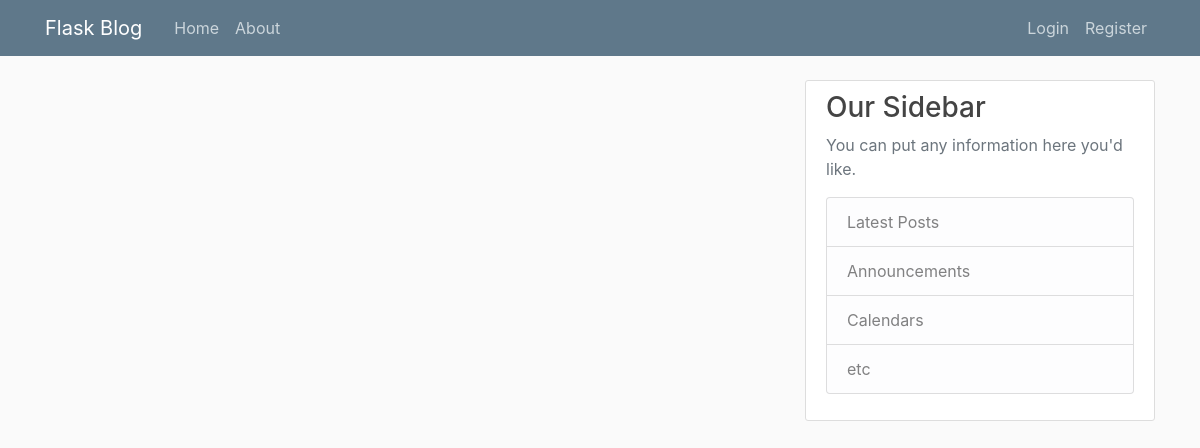
Page /home on the earlier database version.
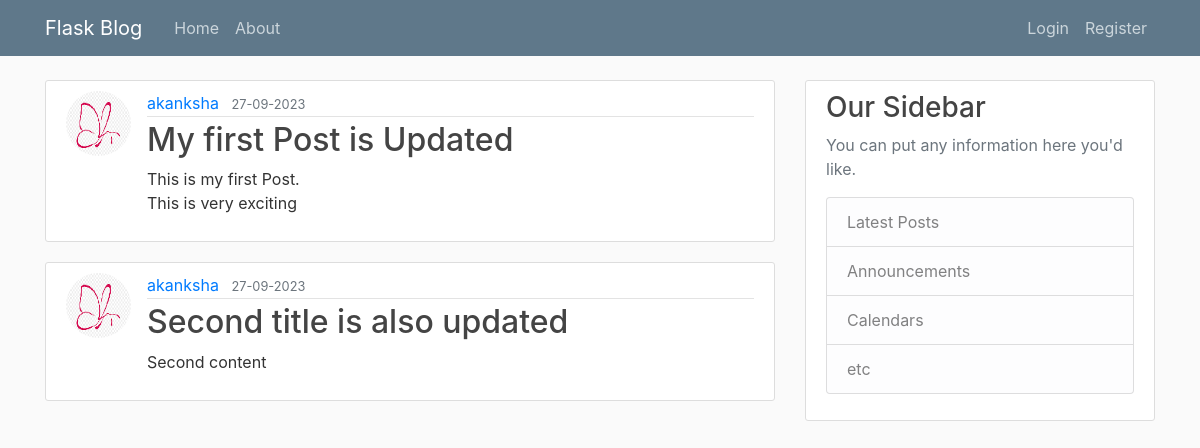
Same page on the later database version.
### appp/models.py (models this page shows, shortened)
class Post(db.Model):
    id = db.Column(db.Integer, primary_key= True)
    title = db.Column(db.String(150), nullable=False)
    date_posted= db.Column(db.DateTime, nullable=False, default = datetime.utcnow )
    content = db.Column(db.Text, nullable=False)
    user_id = db.Column(db.Integer , db.ForeignKey('user.id'),nullable=False)

class User(db.Model, UserMixin):
    id = db.Column(db.Integer, primary_key= True)
    username = db.Column(db.String(20), unique=True, nullable=False)
    email = db.Column(db.String(120), unique=True, nullable=False)
    image_file = db.Column(db.String(20), nullable=False, default="default.jpg")
    password= db.Column(db.String(60), nullable=False)
    posts = db.relationship('Post', backref="author" , lazy= True)

### appp/routes.py (the view)
@app.route("/")
@app.route("/home")
def home():
    posts = Post.query.all()
    return render_template("home.html", posts=posts)

### appp/templates/home.html
{% extends 'layout.html' %}
{% block content %}
    {% for post in posts %}
    <article class="media content-section">
      <img class = "rounded-circle article-img" src="{{url_for('static' , filename = 'profile_pics/' + post.author.image_file)}}" alt="">
        <div class="media-body">
          <div class="article-metadata">
            <a class="mr-2" href="#">{{ post.author.username }}</a>
            <small class="text-muted">{{ post.date_posted.strftime('%d-%m-%Y') }}</small>
          </div>
          <h2><a class="article-title" href="{{url_for('post', post_id = post.id)}}">{{ post.title }}</a></h2>
          <p class="article-content">{{ post.content }}</p>
        </div>
      </article>
    {% endfor %}
{% endblock content %}

### appp/templates/layout.html (shortened to what this page needs)
<!DOCTYPE html>
<html lang="en">
<head>
  <link rel="stylesheet" href="https://cdn.jsdelivr.net/npm/bootstrap@4.3.1/dist/css/bootstrap.min.css"
>
  <link rel="stylesheet" type="text/css" href="{{url_for('static', filename ='main.css')}}">
</head>
<body>
  <header class="site-header">
    <nav class="navbar navbar-expand-md navbar-dark bg-steel fixed-top">
      <div class="container">
        <a class="navbar-brand mr-4" href="/">Flask Blog</a>
        <div class="collapse navbar-collapse" id="navbarToggle">
          <div class="navbar-nav mr-auto">
            <a class="nav-item nav-link" href="{{url_for('home')}}">Home</a>
            <a class="nav-item nav-link" href="{{url_for('about')}}">About</a>
          </div>
          <div class="navbar-nav">
            {% if current_user.is_authenticated %}
            <a class="nav-item nav-link" href="{{url_for('new_post')}}">New Post</a>
            <a class="nav-item nav-link" href="{{url_for('logout')}}">Logout</a>
            <a class="nav-item nav-link" href="{{url_for('account')}}">Account</a>
            {% else %}
            <a class="nav-item nav-link" href="{{url_for('login')}}">Login</a>
            <a class="nav-item nav-link" href="{{url_for('register')}}">Register</a>
            {% endif %}
          </div>
        </div>
      </div>
    </nav>
  </header>
  <main role="main" class="container">
    <div class="row">
      <div class="col-md-8">
        {% block content %}{% endblock %}
      </div>
      <div class="col-md-4">
        <div class="content-section">
          <h3>Our Sidebar</h3>
          <p class='text-muted'>You can put any information here you'd like.
          <ul class="list-group">
            <li class="list-group-item list-group-item-light">Latest Posts</li>
            <li class="list-group-item list-group-item-light">Announcements</li>
            <li class="list-group-item list-group-item-light">Calendars</li>
            <li class="list-group-item list-group-item-light">etc</li>
          </ul>
          </p>
        </div>
      </div>
    </div>
  </main>
</body>
</html>

### appp/static/main.css (style rules this page uses)
body { background: #fafafa; color: #333333; margin-top: 5rem; }
h1, h2, h3, h4, h5, h6 { color: #444444; }
.bg-steel { background-color: #5f788a; }
.site-header .navbar-nav .nav-link { color: #cbd5db; }
.content-section { background: #ffffff; padding: 10px 20px; border: 1px solid #dddddd; border-radius: 3px; margin-bottom: 20px; }
.article-title { color: #444444; }
.article-content { white-space: pre-line; }
.article-img { height: 65px; width: 65px; margin-right: 16px; }
.article-metadata { padding-bottom: 1px; margin-bottom: 4px; border-bottom: 1px solid #e3e3e3 }

Differences in the rows shown:
added Post: image_file (picture), author.username "akanksha", date_posted "27-09-2023", title "My first Post is Updated", content "This is my first Post. This is very exciting"
added Post: image_file (picture), author.username "akanksha", date_posted "27-09-2023", title "Second title is also updated", content "Second content"
